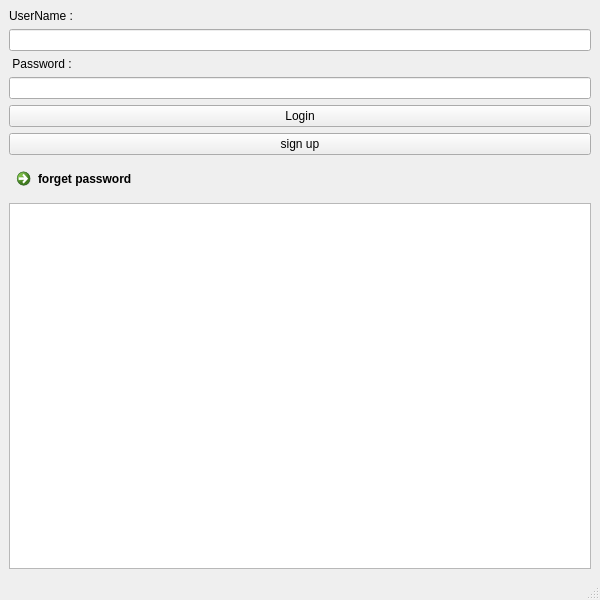
<?xml version="1.0" encoding="UTF-8"?>
<ui version="4.0">
 <class>login</class>
 <widget class="QMainWindow" name="login">
  <property name="windowModality">
   <enum>Qt::ApplicationModal</enum>
  </property>
  <property name="geometry">
   <rect>
    <x>0</x>
    <y>0</y>
    <width>600</width>
    <height>600</height>
   </rect>
  </property>
  <property name="windowTitle">
   <string>MainWindow</string>
  </property>
  <widget class="QWidget" name="centralwidget">
   <layout class="QVBoxLayout" name="verticalLayout_3">
    <item>
     <layout class="QVBoxLayout" name="verticalLayout">
      <item>
       <widget class="QLabel" name="label">
        <property name="text">
         <string>UserName :</string>
        </property>
       </widget>
      </item>
      <item>
       <widget class="QLineEdit" name="username_edit">
        <property name="text">
         <string/>
        </property>
       </widget>
      </item>
      <item>
       <widget class="QLabel" name="label_2">
        <property name="text">
         <string> Password :</string>
        </property>
       </widget>
      </item>
      <item>
       <widget class="QLineEdit" name="password_edit">
        <property name="text">
         <string/>
        </property>
       </widget>
      </item>
     </layout>
    </item>
    <item>
     <layout class="QVBoxLayout" name="verticalLayout_2">
      <item>
       <widget class="QPushButton" name="login_button">
        <property name="text">
         <string>Login</string>
        </property>
       </widget>
      </item>
      <item>
       <widget class="QPushButton" name="signup_button">
        <property name="text">
         <string>sign up</string>
        </property>
       </widget>
      </item>
      <item>
       <widget class="QCommandLinkButton" name="forget_password_button">
        <property name="text">
         <string>forget password</string>
        </property>
       </widget>
      </item>
      <item>
       <widget class="QTextBrowser" name="Error_textBrowser"/>
      </item>
     </layout>
    </item>
   </layout>
  </widget>
  <widget class="QMenuBar" name="menubar">
   <property name="geometry">
    <rect>
     <x>0</x>
     <y>0</y>
     <width>600</width>
     <height>21</height>
    </rect>
   </property>
  </widget>
  <widget class="QStatusBar" name="statusbar"/>
 </widget>
 <resources/>
 <connections/>
</ui>
